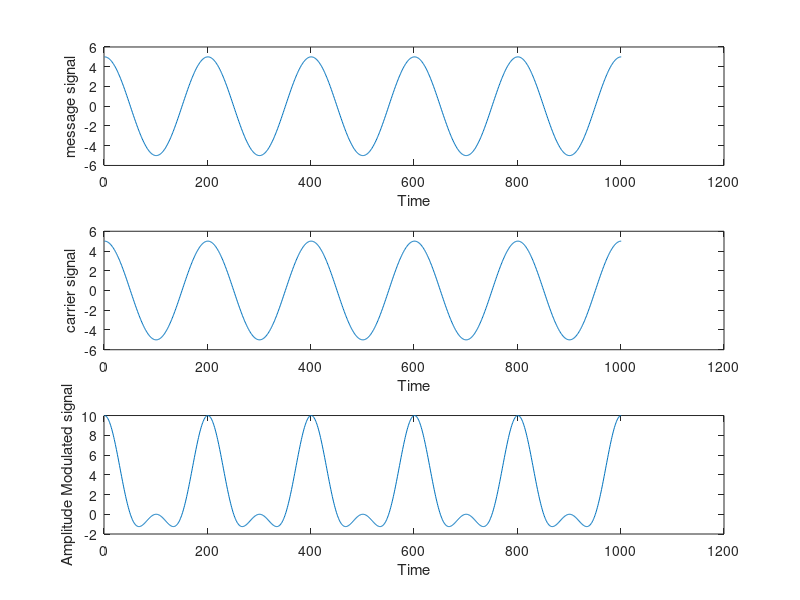

MATLAB code to generate this figure:
clc;
clear all;
close all;

% Plot the Sine wave and Cosine wave.
% Plot the amplitude frequency curve with user input values.
% Message Signal
% Carrier Signal
% Amplitude Modulated Signal

% Author : Abhishek Sharma
% Computer Networks Lab 2 : 11.02.2021

% Plotting Sine and cosine wave
x = 0:0.1:10;
plot (x, sin (x));
hold on;
plot (x, cos(x),'r');
title ('Sine and cosine wave');
legend ('sin','cos');


% Plotting Amplitude Frequency curve of various signals
t = 0:.001:1;
AM = input('Enter the amplitude of the message signal :')
FM = input('Enter the frequency of the message signal :')
AC = input('Enter the amplitude of the carrier signal :')
FC = input('Enter the frequency of the carrier signal :')

% Plotting the Message Signal
m = AM*cos(2*pi*FM*t);
subplot(3,1,1)
plot(m)
ylabel('message signal')
xlabel ('Time')

t = 0:.001:1;
% Plotting the Carrier Signal
c = AC*cos(2*pi*FC*t);
subplot(3,1,2)
plot(c)
ylabel('carrier signal')
xlabel ('Time')

%Plotting the Amplitude Modulated Signal
AM = (AC+m).*cos(2*pi*FC*t);
subplot(3,1,3)
plot(AM)
ylabel('Amplitude Modulated signal')
xlabel ('Time')
